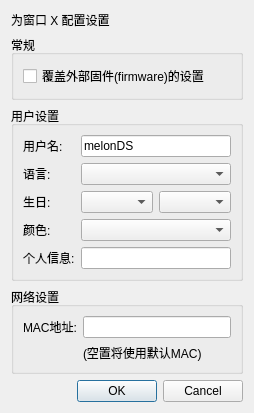
<?xml version="1.0" encoding="UTF-8"?>
<ui version="4.0">
 <class>FirmwareSettingsDialog</class>
 <widget class="QDialog" name="FirmwareSettingsDialog">
  <property name="geometry">
   <rect>
    <x>0</x>
    <y>0</y>
    <width>511</width>
    <height>357</height>
   </rect>
  </property>
  <property name="sizePolicy">
   <sizepolicy hsizetype="Fixed" vsizetype="Fixed">
    <horstretch>0</horstretch>
    <verstretch>0</verstretch>
   </sizepolicy>
  </property>
  <property name="windowTitle">
   <string>固件设置 - melonDS</string>
  </property>
  <layout class="QVBoxLayout" name="verticalLayout">
   <property name="sizeConstraint">
    <enum>QLayout::SetFixedSize</enum>
   </property>
   <item>
    <widget class="QLabel" name="lblInstanceNum">
     <property name="text">
      <string>为窗口 X 配置设置</string>
     </property>
    </widget>
   </item>
   <item>
    <widget class="QGroupBox" name="grpGeneral">
     <property name="title">
      <string>常规</string>
     </property>
     <layout class="QGridLayout" name="gridLayout_3">
      <item row="0" column="0">
       <widget class="QCheckBox" name="overrideFirmwareBox">
        <property name="text">
         <string>覆盖外部固件(firmware)的设置</string>
        </property>
       </widget>
      </item>
     </layout>
    </widget>
   </item>
   <item>
    <widget class="QGroupBox" name="grpUserSettings">
     <property name="title">
      <string>用户设置</string>
     </property>
     <layout class="QGridLayout" name="gridLayout">
      <property name="leftMargin">
       <number>9</number>
      </property>
      <property name="topMargin">
       <number>9</number>
      </property>
      <property name="rightMargin">
       <number>9</number>
      </property>
      <property name="bottomMargin">
       <number>9</number>
      </property>
      <item row="2" column="1">
       <widget class="QComboBox" name="cbxBirthdayDay"/>
      </item>
      <item row="2" column="2">
       <widget class="QComboBox" name="cbxBirthdayMonth"/>
      </item>
      <item row="0" column="1" colspan="2">
       <widget class="QLineEdit" name="usernameEdit">
        <property name="text">
         <string>melonDS</string>
        </property>
        <property name="maxLength">
         <number>10</number>
        </property>
        <property name="clearButtonEnabled">
         <bool>false</bool>
        </property>
       </widget>
      </item>
      <item row="0" column="0">
       <widget class="QLabel" name="usernameLabel">
        <property name="text">
         <string>用户名:</string>
        </property>
       </widget>
      </item>
      <item row="4" column="0">
       <widget class="QLabel" name="label_3">
        <property name="text">
         <string>个人信息:</string>
        </property>
       </widget>
      </item>
      <item row="3" column="1" colspan="2">
       <widget class="QComboBox" name="colorsEdit"/>
      </item>
      <item row="3" column="0">
       <widget class="QLabel" name="label_2">
        <property name="text">
         <string>颜色:</string>
        </property>
       </widget>
      </item>
      <item row="1" column="0">
       <widget class="QLabel" name="label">
        <property name="text">
         <string>语言:</string>
        </property>
       </widget>
      </item>
      <item row="2" column="0">
       <widget class="QLabel" name="label_4">
        <property name="text">
         <string>生日:</string>
        </property>
       </widget>
      </item>
      <item row="4" column="1" colspan="2">
       <widget class="QLineEdit" name="messageEdit"/>
      </item>
      <item row="1" column="1" colspan="2">
       <widget class="QComboBox" name="languageBox"/>
      </item>
     </layout>
    </widget>
   </item>
   <item>
    <widget class="QGroupBox" name="grpWifiSettings">
     <property name="title">
      <string>网络设置</string>
     </property>
     <layout class="QGridLayout" name="gridLayout_2">
      <item row="0" column="0">
       <widget class="QLabel" name="label_5">
        <property name="text">
         <string>MAC地址:</string>
        </property>
       </widget>
      </item>
      <item row="0" column="1">
       <widget class="QLineEdit" name="txtMAC">
        <property name="maxLength">
         <number>17</number>
        </property>
       </widget>
      </item>
      <item row="1" column="1">
       <widget class="QLabel" name="label_6">
        <property name="text">
         <string>(空置将使用默认MAC)</string>
        </property>
       </widget>
      </item>
     </layout>
    </widget>
   </item>
   <item>
    <widget class="QDialogButtonBox" name="dialogButtons">
     <property name="orientation">
      <enum>Qt::Horizontal</enum>
     </property>
     <property name="standardButtons">
      <set>QDialogButtonBox::Cancel|QDialogButtonBox::Ok</set>
     </property>
    </widget>
   </item>
  </layout>
 </widget>
 <tabstops>
  <tabstop>overrideFirmwareBox</tabstop>
  <tabstop>usernameEdit</tabstop>
  <tabstop>languageBox</tabstop>
  <tabstop>cbxBirthdayDay</tabstop>
  <tabstop>cbxBirthdayMonth</tabstop>
  <tabstop>colorsEdit</tabstop>
  <tabstop>messageEdit</tabstop>
  <tabstop>txtMAC</tabstop>
 </tabstops>
 <resources/>
 <connections>
  <connection>
   <sender>dialogButtons</sender>
   <signal>accepted()</signal>
   <receiver>FirmwareSettingsDialog</receiver>
   <slot>accept()</slot>
   <hints>
    <hint type="sourcelabel">
     <x>255</x>
     <y>250</y>
    </hint>
    <hint type="destinationlabel">
     <x>255</x>
     <y>135</y>
    </hint>
   </hints>
  </connection>
  <connection>
   <sender>dialogButtons</sender>
   <signal>rejected()</signal>
   <receiver>FirmwareSettingsDialog</receiver>
   <slot>reject()</slot>
   <hints>
    <hint type="sourcelabel">
     <x>255</x>
     <y>250</y>
    </hint>
    <hint type="destinationlabel">
     <x>255</x>
     <y>135</y>
    </hint>
   </hints>
  </connection>
 </connections>
</ui>
